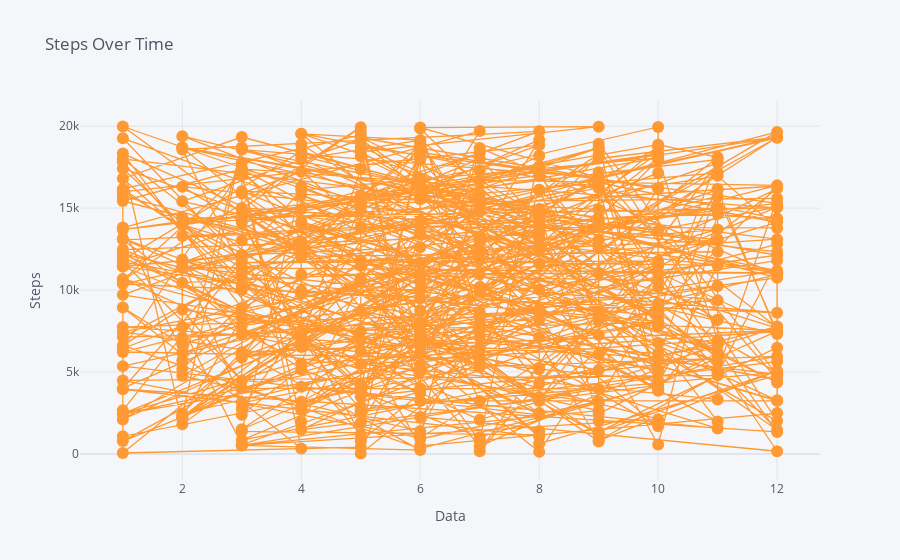

The notebook cell saved with this chart:
### Markdown cell above
## Steps over time(Line Chart)

### Code cell
df.iplot(x='date',y='steps',title='Steps Over Time',xTitle='Data',yTitle='Steps',mode='lines+markers',asFigure=True)

### Figure 1 — Plotly figure (JSON) as saved in the notebook; plotly's stock layout.template omitted (floating-point values rounded to 4 significant figures; data arrays with more than 128 entries replaced by an {"elided": "..."} marker saying what was removed)
{"data": [{"line": {"color": "rgba(255, 153, 51, 1.0)", "dash": "solid", "shape": "linear", "width": 1.3}, "marker": {"size": 12, "symbol": "circle"}, "mode": "lines+markers", "name": "steps", "text": "", "type": "scatter", "x": {"elided": "500 int values"}, "y": {"elided": "500 int values"}}], "layout": {"autosize": true, "legend": {"bgcolor": "#F5F6F9", "font": {"color": "#4D5663"}}, "paper_bgcolor": "#F5F6F9", "plot_bgcolor": "#F5F6F9", "title": {"font": {"color": "#4D5663"}, "text": "Steps Over Time"}, "xaxis": {"autorange": false, "gridcolor": "#E1E5ED", "range": [0.28, 12.72], "showgrid": true, "tickfont": {"color": "#4D5663"}, "title": {"font": {"color": "#4D5663"}, "text": "Data"}, "type": "linear", "zerolinecolor": "#E1E5ED"}, "yaxis": {"autorange": true, "gridcolor": "#E1E5ED", "range": [-2214.0, 22220.0], "showgrid": true, "tickfont": {"color": "#4D5663"}, "title": {"font": {"color": "#4D5663"}, "text": "Steps"}, "type": "linear", "zerolinecolor": "#E1E5ED"}}}
